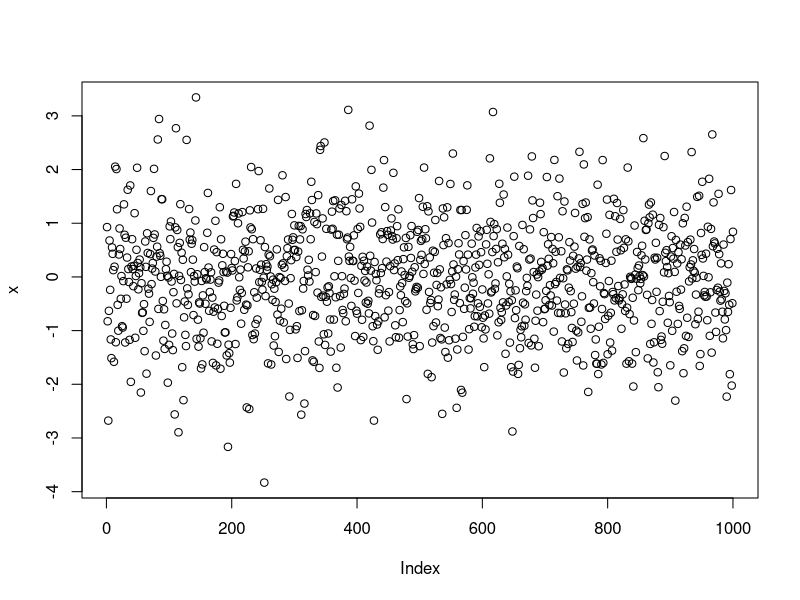
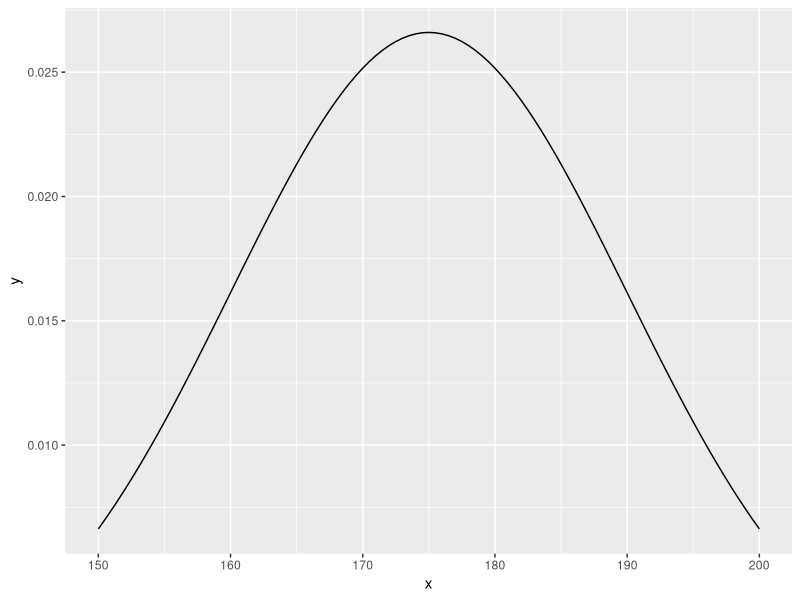
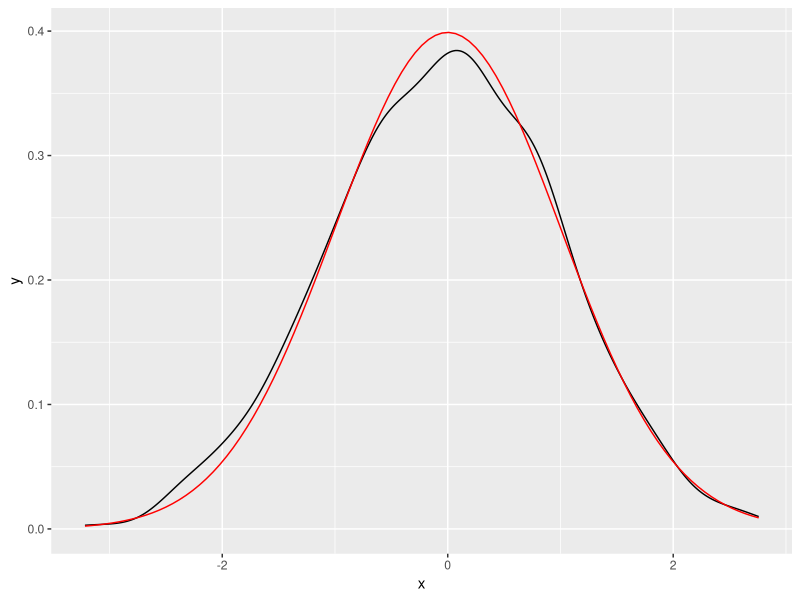
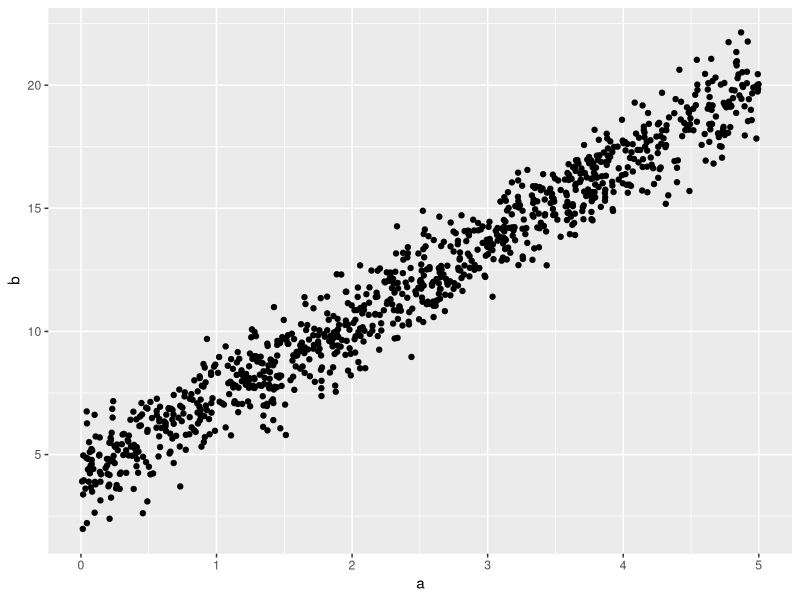
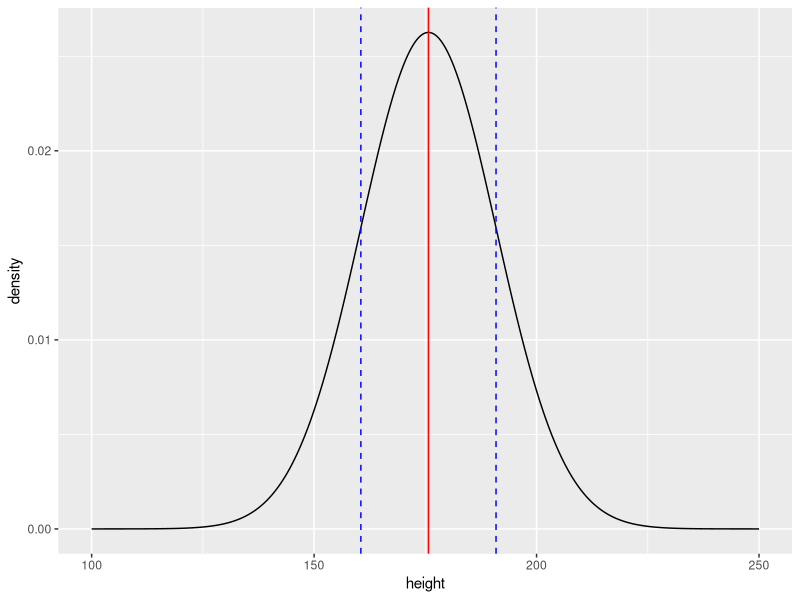
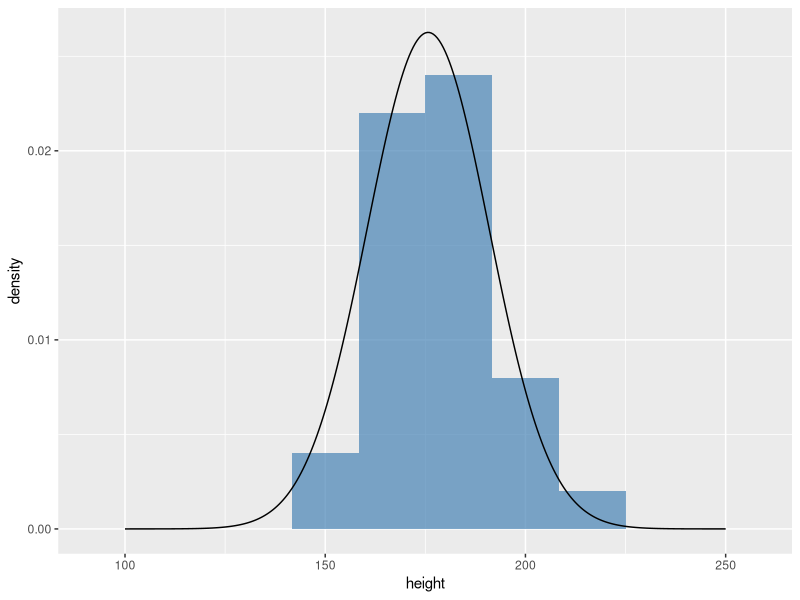
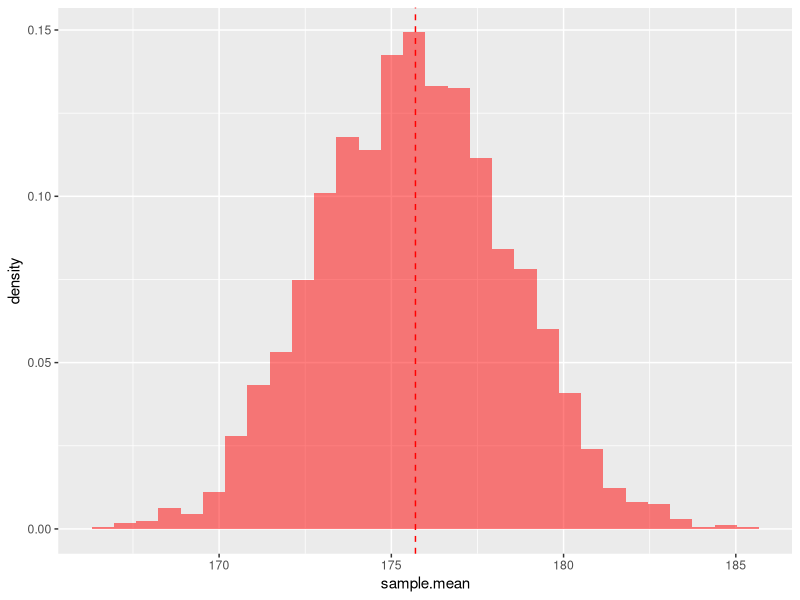
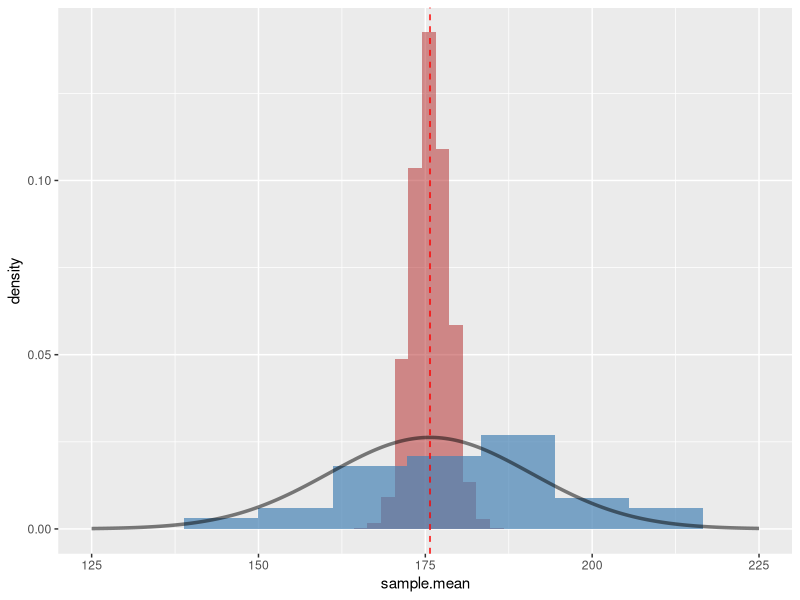

The R script that drew these images, in order:
### 构建随机函数

library(tidyverse)

### 1. 构建随机数据，rnorm，dnorm，并与实际比较
x <- rnorm(1000,mean = 0, sd = 1)
plot(x)

rand.df <- tibble(x = seq(150,200,by = 0.5), y = dnorm(x, mean = 175, sd = 15)) ## 此处y 值有学问
rand.df %>% 
  ggplot() +
  geom_line(aes(x,y)) 

tibble(x = rnorm(1000, mean = 0, sd = 1)) %>% 
  ggplot() +
  geom_density(aes(x))+
  stat_function(fun = dnorm, args = list(mean = 0, sd = 1), color = "red")

### 公式表述，y=4+3.2x ,考虑到可能随机误差，设置相关参数
beta_0 <- 4
beta_1 <- 3.2
epsilon <- rnorm(n = 1000, mean = 0, sd = 1)

sim_normal <- tibble(
  # x_vals = runif(1000, 0, 10)
  x_vals = seq(from = 0, to = 5, length.out = 1000),
  y_vals = beta_0 + beta_1 * x_vals + epsilon
)

sim_normal %>% head()

### 或者更简洁方式，总的误差存在于Y值，
tibble(a = runif(1000,0,5), b = 4 + rnorm(1000, mean = 3.2 * a,sd = 1) ) %>% 
  ggplot()+
  geom_point(aes(a,b))

### 蒙特卡洛抽样、多元高斯分布模拟。暂定

### 2.抽样分布
true.mean = 175.7
true.sd = 15.19

pop.dens <- tibble( height = seq(100,250,0.5),  ## 100,250 范围
        density = dnorm(height, mean = true.mean, sd = true.sd)) 

ggplot(pop.dens) +
geom_line(aes(height, density ))+
geom_vline(xintercept = true.mean,color = "red")+
geom_vline(xintercept = true.mean-true.sd,color = "blue",linetype = "dashed")+
geom_vline(xintercept = true.mean+true.sd,color = "blue",linetype = "dashed")
 
## 完成一次抽样 
sample.a <- tibble( height = rnorm(30,mean = true.mean,sd = true.sd))
sample.a %>% 
  ggplot(aes(x = height)) +
  geom_histogram(aes(y = stat(density)),fill = "steelblue", alpha = 0.7, bins = 10) +
  geom_line(data = pop.dens,aes(x = height, y = density))

## 统计均值、方差
sample.a %>% 
  summarise( a.mean = mean(height), a.sd = sd(height))

### 完成2500 次抽样，就散均值、方差，自定义函数
func.sample <- function(nums,mu,sigma){
  sample.x <- rnorm(nums,mean = mu,sd = sigma)
  tibble(
    sample.size = nums,
    sample.mean = mean(sample.x),
    sample.sd = sd(sample.x)
  )
}

func.sample(30,true.mean,true.sd)

### purrr rerun 函数，运行2500次
sample.of.30 <- purrr::rerun(2500,func.sample(30,true.mean,true.sd)) %>% 
  dplyr::bind_rows()  ## rbind, 返回一个矩阵。bind_rows 返回相同的输入数据格式，形同do.call(rbind,dfs)

head(sample.of.30)
  
sample.of.30 %>% 
  ggplot() +
  geom_histogram(aes(x = sample.mean, y = stat(density)),bins = 30, fill = "red",alpha = .5)+
  geom_vline(xintercept = true.mean, color = 'red', linetype = 'dashed')

### 同时绘制一次抽样样本、样本均值、真实值分布
sample.of.30 %>% 
  ggplot() +
  geom_histogram(aes(x = sample.mean, y = stat(density)),bins = 50, fill = "firebrick",alpha = .5)+
  geom_histogram(data = sample.a, aes(x = height, y = stat(density)), bins = 10,fill = "steelblue",alpha = .7)+
  geom_line(data = pop.dens, aes(x = height, y = density),alpha=0.5,size = 1.2)+
  geom_vline(xintercept = true.mean, color = 'red',linetype = 'dashed')+
  xlim(125,225)

func.sample(30,true.mean,true.sd) ## 再次抽样仍落在样本均值区间

### 增大抽样样本量，比较样本均值差异
sample.of.50 <- purrr::rerun(2500,func.sample(50,true.mean,true.sd)) %>% 
  dplyr::bind_rows()  ## rbind, 返回一个矩阵。bind_rows 返回相同的输入数据格式，形同do.call(rbind,dfs)

sample.of.100 <- purrr::rerun(2500,func.sample(100,true.mean,true.sd)) %>% 
  dplyr::bind_rows()  ## rbind, 返回一个矩阵。bind_rows 返回相同的输入数据格式，形同do.call(rbind,dfs)

sample.of.250 <- purrr::rerun(2500,func.sample(250,true.mean,true.sd)) %>% 
  dplyr::bind_rows()  ## rbind, 返回一个矩阵。bind_rows 返回相同的输入数据格式，形同do.call(rbind,dfs)

sample.of.500 <- purrr::rerun(2500,func.sample(500,true.mean,true.sd)) %>% 
  dplyr::bind_rows()  ## rbind, 返回一个矩阵。bind_rows 返回相同的输入数据格式，形同do.call(rbind,dfs)

sample.nums <- bind_rows(
  sample.of.30,
  sample.of.50,
  sample.of.100,
  sample.of.250,
  sample.of.500
) %>% mutate(sz = factor(sample.size))
head(sample.nums)

sample.nums %>% 
  ggplot() +
    geom_histogram(aes(x = sample.mean, y = stat(density),fill = sz),bins = 25, alpha = .5)+
    geom_vline(xintercept = true.mean, color = 'red',linetype = 'dashed')+
    facet_wrap(vars(sz),nrow = 1)+
    scale_fill_brewer(palette = "Set1")+
    labs(
      title = "Distribution of mean heights for samples of varying size",
      x = "Sample means", y = "Density"
    )

### 比较抽样的平均值的标准差和理论平均值的标准差
df.sample.sd.means <- sample.nums %>% 
  group_by(sample.size) %>% 
  summarize(
    sd.of.means = sd(sample.mean),
    mean.of.means = mean(sample.mean)) 
df.sample.sd.means

df.theory.sample.sd <- tibble(
  size = seq(10,500,10),
  sd.means = true.sd/sqrt(size)
)
head(df.theory.sample.sd)

df.sample.sd.means %>% 
  ggplot(aes(x = sample.size, y = sd.of.means))+
  geom_point()+
  geom_line(data = df.theory.sample.sd, aes(x = size, y = sd.means),color = 'red')+
  labs(
    x = "Sample size", y = "Std Error of Mean",
    title = "平均值标准误差随样本大小变化（理论值和模拟值对比）"
  )

df.sample.sd.sd <- sample.nums %>% 
  group_by(sample.size) %>% 
  summarize(
    sd.of.sd = sd(sample.sd),
    mean.of.sd = mean(sample.sd)) 
df.sample.sd.sd  ### 随着样本量的增大，抽样方差的方差也越小，不确定性越小

